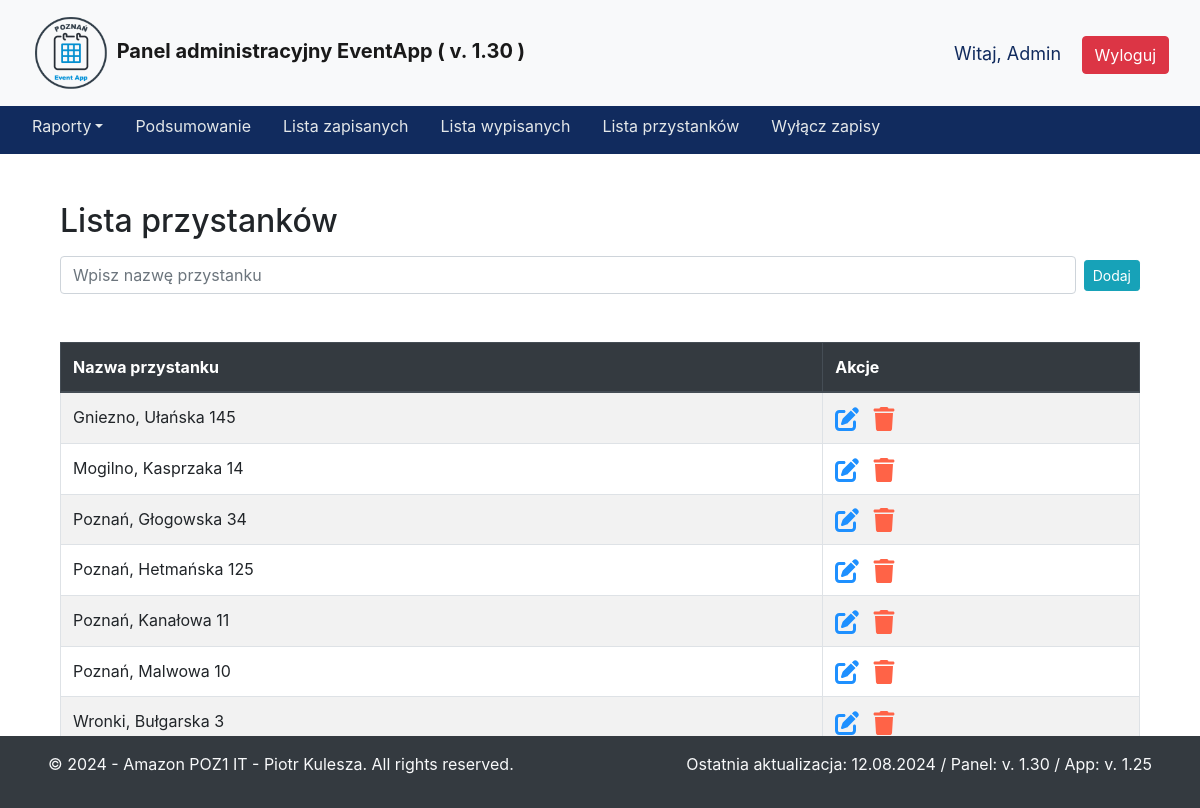
The page /panel/lista_przystankow/ (signed in) on the database its author committed.
### piknik/models.py (models this page shows, shortened)
class Przystanek(models.Model):
    nazwa = models.CharField(max_length=255)
    oddzial = models.ForeignKey(Oddzial, on_delete=models.SET_NULL, null=True)
    class Meta:
        verbose_name_plural = "Przystanek"

### panel/views.py (the view, shortened to what this page needs)
# urls.py: path('lista_przystankow/', lista_przystankow, name='lista_przystankow'),
def lista_przystankow(request):
    przystanki = Przystanek.objects.all().order_by('nazwa')
    active_event = ActiveEvent.objects.filter(aktywny=True).first()
    return render(request, 'panel/lista_przystankow.html', {'przystanki': przystanki, 'active_event': active_event})

### panel/templates/panel/lista_przystankow.html (shortened to what this page needs)
{% extends 'panel/base.html' %}
{% block content %}
<div class="container">
    <h2>Lista przystanków</h2>
    <form method="post" class="pt-2 pb-5">
        <div class="d-flex align-items-center">
            <input type="text" name="nazwa" placeholder="Wpisz nazwę przystanku" class="form-control mr-2">
            <button type="submit" class="btn btn-info btn-sm">Dodaj</button>
        </div>
    </form>
    <table class="table table-striped table-bordered table-hover">
        <thead class="thead-dark">
            <tr>
                <th>Nazwa przystanku</th>
                <th>Akcje</th>
            </tr>
        </thead>
        <tbody>
            {% for przystanek in przystanki %}
            <tr>
                <td>{{ przystanek.nazwa }}</td>
                <td>
                    <a href="{% url 'panel:edytuj_przystanek' przystanek.id %}" class="pr-2">
                    </a>
                    <a href="#" onclick="showDeleteConfirmationModal('{{ przystanek.id }}', '{{ przystanek.nazwa }}')">
                    </a>
                </td>
            </tr>
            {% endfor %}
        </tbody>
    </table>
</div>
{% endblock %}

### panel/templates/panel/base.html (shortened to what this page needs)
{% load static %}
<!DOCTYPE html>
<html lang="en">
<head>
    <sript src="https://cdnjs.cloudflare.com/ajax/libs/popper.js/2.11.6/umd/popper.min.js"></script>
    <link rel="stylesheet" href="https://stackpath.bootstrapcdn.com/bootstrap/4.5.2/css/bootstrap.min.css">
</head>
<body style="display: flex; flex-direction: column; min-height: 100vh; margin: 0;">
    <nav class="navbar navbar-light bg-light">
        <div class="container-fluid">
          <div class="d-flex justify-content-between align-items-center w-100">
            <a class="navbar-brand" href="{% url 'panel:panel-index' %}">
              <img src="{% static 'logo.png' %}" width="80" height="80" class="d-inline-block align-content-center" alt="Logo">
              <b>Panel administracyjny EventApp <span id="panel-version"></span></b>
            </a>
            <div class="text-right">
              <form action="{% url 'panel:logout' %}" method="post" id="logout-form">
                <p class="navbar-text mb-0 mr-3" style="font-size: 18px; color: #112b5e; text-transform: capitalize;">Witaj, {{user.username}}</p>
                <button type="submit" class="btn btn-danger">Wyloguj</button>
              </form>
            </div>
          </div>
        </div>
    </nav>
    <nav class="nav">
      <li class="nav-item dropdown ml-3">
      {% if active_event %}
        <a class="nav-link dropdown-toggle" data-toggle="dropdown" href="#" role="button" aria-haspopup="true" aria-expanded="false">Raporty</a>
      {% endif %}
      </li>
      <a class="nav-link" href="{% url 'panel:panel-index' %}">Podsumowanie</a>
    {% if active_event %}
      <a class="nav-link" href="{% url 'panel:lista_osob_zapisanych' %}">Lista zapisanych</a>
      <a class="nav-link" href="{% url 'panel:lista_osob_wypisanych' %}">Lista wypisanych</a>
      {% if active_event.rodzaj_eventu == 'piknik' %}
      <a class="nav-link" href="{% url 'panel:lista_przystankow' %}">Lista przystanków</a>
      {% endif %}
    {% endif %}
      <a id="wylacz-link" class="nav-link" href="#" onclick="showConfirmationModal()">Wyłącz zapisy</a>
    </nav>
    <div class="container mt-5 " style="flex-grow: 1;  margin-bottom: 60px;">
    {% block content %}{% endblock %}
    </div>
  </body>
  </html>
    {% include 'footer.html' %}

### panel/templates/panel/base.html (style rules this page uses)
nav { background-color: #112b5e; min-height: 3rem; }
.navbar-brand, .nav-link { color: rgb(227, 231, 233); }

### rows shown on the page
Przystanek: nazwa "Gniezno, Ułańska 145"
Przystanek: nazwa "Mogilno, Kasprzaka 14"
Przystanek: nazwa "Poznań, Głogowska 34"
Przystanek: nazwa "Poznań, Hetmańska 125"
Przystanek: nazwa "Poznań, Kanałowa 11"
Przystanek: nazwa "Poznań, Malwowa 10"
Przystanek: nazwa "Wronki, Bułgarska 3"

### other values the page prints
{{ user.username }} "Admin"
